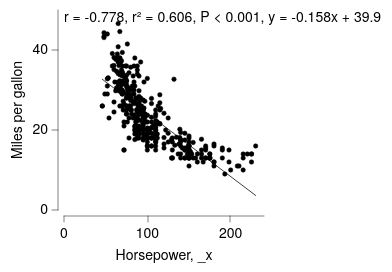

Describe this chart as a Vega-Lite specification.
### Vega-Lite specification from a JSON file in a GitHub repository (floating-point values rounded to 4 significant figures; data arrays with more than 128 entries replaced by an {"elided": "..."} marker saying what was removed)
{"background": "white", "config": {"arc": {"fill": "black", "fillOpacity": 1.0, "innerRadius": 25.0, "padAngle": 0.03, "stroke": "black", "strokeOpacity": 1, "strokeWidth": 0.25}, "area": {"fill": "black", "fillOpacity": 1.0, "stroke": "black", "strokeOpacity": 1, "strokeWidth": 0.25}, "axis": {"domain": true, "domainCap": "round", "domainColor": "black", "domainWidth": 0.25, "grid": false, "gridCap": "round", "gridColor": "#F1F1F1", "gridDash": [0, 0], "gridOpacity": 1.0, "gridWidth": 0.25, "labelColor": "black", "labelFont": "HelveticaNeue", "labelFontSize": 7, "labelFontStyle": "normal", "labelFontWeight": 400, "offset": 3, "ticks": true, "tickCap": "round", "tickColor": "black", "tickSize": 3, "tickWidth": 0.25, "titleColor": "black", "titleFont": "HelveticaNeue", "titleFontSize": 7, "titleFontStyle": "normal", "titleFontWeight": 400}, "axisX": {"domain": true, "labelAlign": "center", "labelAngle": 0, "labels": true, "ticks": true, "translate": 0}, "axisY": {"domain": true, "labelAlign": "right", "labelAngle": 0, "labels": true, "ticks": true, "translate": 0}, "axisRight": {"domain": true, "labelAlign": "left", "labelAngle": 0, "labels": true, "ticks": true, "translate": 0}, "axisTop": {"domain": true, "labelAlign": "center", "labelAngle": 0, "labels": true, "ticks": true, "translate": 0}, "bar": {"fill": "black", "fillOpacity": 1.0, "stroke": "black", "strokeOpacity": 1, "strokeWidth": 0.25}, "boxplot": {"size": 8.0, "ticks": {"cornerRadius": 0.25, "fill": "black", "size": 6.0, "thickness": 0.25}, "box": {"fillOpacity": 1.0, "stroke": "black", "strokeOpacity": 1, "strokeWidth": 0.25}, "median": {"fill": "white", "fillOpacity": 1.0, "size": 8.0, "stroke": "black", "strokeOpacity": 1, "strokeWidth": 0.25}, "rule": {"fill": "black", "fillOpacity": 1.0, "size": 10.0, "stroke": "black", "strokeDash": [0, 0], "strokeOpacity": 1, "strokeWidth": 0.25}, "outliers": {"color": "black", "fill": "black", "fillOpacity": 1.0, "size": 0, "stroke": "black", "strokeOpacity": 1, "strokeWidth": 0.25}}, "circle": {"fill": "white", "fillOpacity": 1.0, "size": 2.5, "stroke": "black", "strokeOpacity": 1, "strokeWidth": 0.25}, "errorband": {"band": {"fillOpacity": 0.6, "stroke": null, "strokeWidth": 0.25, "strokeOpacity": 1}, "borders": {"opacity": 0, "strokeOpacity": 0.25, "strokeWidth": 1}}, "errorbar": {"opacity": 1, "rule": {"strokeDash": [0, 0], "strokeWidth": 0.5}, "ticks": {"color": "black", "cornerRadius": 0.25, "opacity": 1, "size": 6.0, "thickness": 0.5}, "thickness": 0.5}, "font": "HelveticaNeue", "geoshape": {"fill": "black", "fillOpacity": 1.0, "stroke": "black", "strokeOpacity": 1, "strokeWidth": 0.25}, "header": {"labelColor": "black", "labelFont": "HelveticaNeue", "labelFontSize": 7, "labelFontStyle": "normal", "labelFontWeight": 400, "titleColor": "black", "titleFont": "HelveticaNeue", "titleFontSize": 7, "titleFontStyle": "normal", "titleFontWeight": 400, "titlePadding": 0}, "legend": {"disable": false, "offset": 3, "gradientLength": 50.0, "gradientThickness": 5.0, "gradientOpacity": 1.0, "gradientStrokeColor": "black", "gradientStrokeWidth": 0.25, "labelColor": "black", "labelFont": "HelveticaNeue", "labelFontSize": 7, "labelFontStyle": "normal", "labelFontWeight": 400, "strokeColor": "black", "strokeWidth": 0, "symbolSize": 42, "symbolStrokeColor": "black", "symbolStrokeWidth": 0.25, "titleColor": "black", "titleFont": "HelveticaNeue", "titleFontSize": 7, "titleFontStyle": "normal", "titleFontWeight": 400}, "line": {"color": "black", "stroke": "black", "strokeCap": "round", "strokeDash": [0, 0], "strokeOpacity": 1, "strokeWidth": 0.375}, "point": {"filled": true, "fill": "black", "fillOpacity": 1.0, "size": 5.0, "stroke": "black", "strokeOpacity": 1, "strokeWidth": 0.25}, "range": {"category": {"scheme": ["#DFE9F7", "#ADC8EC", "#7AA8E0", "#4D87CA", "#386898", "#264A69"]}, "diverging": {"scheme": ["#BC4A5A", "#C96872", "#D4858B", "#DFA1A5", "#E8BDBF", "#F0DADA", "#F6F6F6", "#D7E0EB", "#B9CBE0", "#9BB6D5", "#7DA1C9", "#5F8CBD", "#4177B1"]}, "heatmap": {"scheme": ["#DFE9F7", "#C6D9F1", "#ADC8EC", "#94B8E6", "#7AA8E0", "#6097DA", "#4D87CA", "#4177B1", "#386898", "#2F597F", "#264A69", "#1D3A58"]}, "ordinal": {"scheme": ["#DFE9F7", "#C6D9F1", "#ADC8EC", "#94B8E6", "#7AA8E0", "#6097DA", "#4D87CA", "#4177B1", "#386898", "#2F597F", "#264A69", "#1D3A58"]}, "ramp": {"scheme": ["#DFE9F7", "#C6D9F1", "#ADC8EC", "#94B8E6", "#7AA8E0", "#6097DA", "#4D87CA", "#4177B1", "#386898", "#2F597F", "#264A69", "#1D3A58"]}}, "rule": {"color": "black", "stroke": "black", "strokeCap": "round", "strokeDash": [2, 2], "strokeOpacity": 1, "strokeWidth": 0.25}, "scale": {"bandPaddingInner": 0.1, "bandPaddingOuter": 0.1, "round": false}, "rect": {"fill": "black", "fillOpacity": 1.0, "stroke": "black", "strokeOpacity": 1, "strokeWidth": 0.25}, "square": {"fill": "black", "fillOpacity": 1.0, "size": 10.0, "stroke": "black", "strokeOpacity": 1, "strokeWidth": 0.25}, "text": {"color": "black", "font": "HelveticaNeue", "fontSize": 7, "fontStyle": "normal", "fontWeight": 400}, "title": {"anchor": "middle", "frame": "group", "color": "black", "font": "HelveticaNeue", "fontSize": 7, "fontStyle": "normal", "fontWeight": 400, "subtitleColor": "black", "subtitleFont": "HelveticaNeue", "subtitleFontSize": "HelveticaNeue", "subtitleFontStyle": "normal", "subtitleFontWeight": 400}, "view": {"continuousWidth": 100, "continuousHeight": 100, "discreteWidth": 100, "discreteHeight": 100, "fill": null, "stroke": null, "strokeWidth": 0.25}}, "layer": [{"data": {"name": "data-7285c4e2e195e5a75737a34913199f5f"}, "mark": {"type": "point"}, "encoding": {"x": {"field": "Horsepower", "type": "quantitative"}, "y": {"field": "Miles_per_Gallon", "title": "Miles per gallon", "type": "quantitative"}}}, {"layer": [{"data": {"name": "data-df741ee6b6ba68aef8587f34d8c5cd59"}, "mark": {"type": "line"}, "encoding": {"x": {"field": "_x", "type": "quantitative"}, "y": {"field": "_y", "type": "quantitative"}}}, {"data": {"name": "data-6ea76441c407861ed382829e2a61d874"}, "mark": {"type": "text", "align": "left", "angle": 0, "baseline": "top", "dx": 0, "dy": 0, "fontSize": 7, "opacity": 1.0}, "encoding": {"text": {"field": "__text", "type": "nominal"}, "x": {"value": 0}, "y": {"value": 0}}}], "name": "__dysonsphere_d7fe5567f27c70af_2"}], "$schema": "https://vega.github.io/schema/vega-lite/v6.4.1.json", "datasets": {"data-7285c4e2e195e5a75737a34913199f5f": {"elided": "392 records"}, "data-df741ee6b6ba68aef8587f34d8c5cd59": [{"_x": 46.0, "_y": 32.68, "__dysonsphere__": 1}, {"_x": 230.0, "_y": 3.632, "__dysonsphere__": 1}], "data-6ea76441c407861ed382829e2a61d874": [{"__text": "r = -0.778, r² = 0.606, P < 0.001, y = -0.158x + 39.9", "__dysonsphere__": 1}]}}
